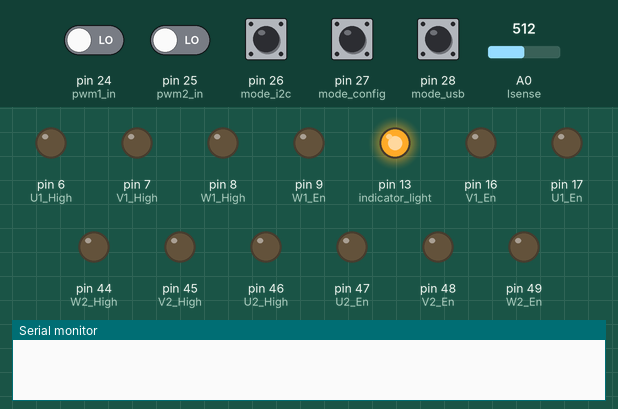
The sketch below on a simulated Arduino Mega 2560, built with avr-gcc and run on an emulated ATmega2560. On the bench: output pins drawn as LEDs (lit = HIGH), the last lines printed to the serial monitor. Inputs (shaded band) come from the test bench; at power-on: pin 26 (mode_i2c), pin 27 (mode_config), pin 28 (mode_usb) HIGH, pin 24 (pwm1_in), pin 25 (pwm2_in) LOW, A0 (Isense) = 512. The ROS host is connected and sends only what is stated.

Above: at 0.1 s.
At 1.2 s:
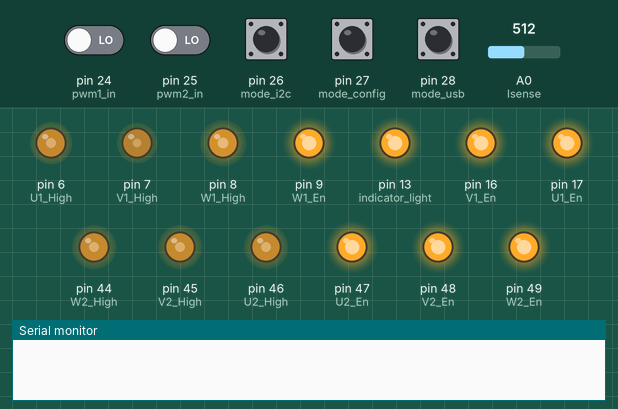
At 2.4 s:
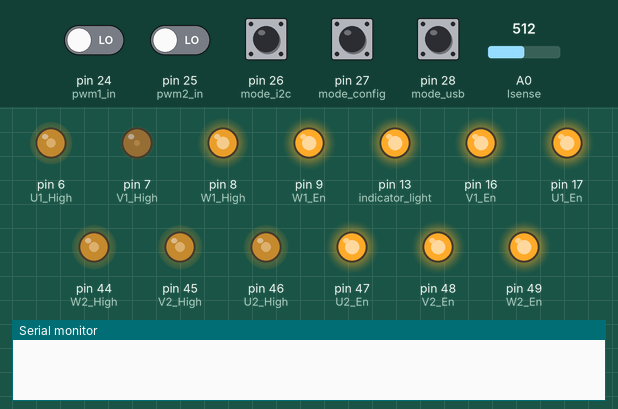
At 3.3 s:
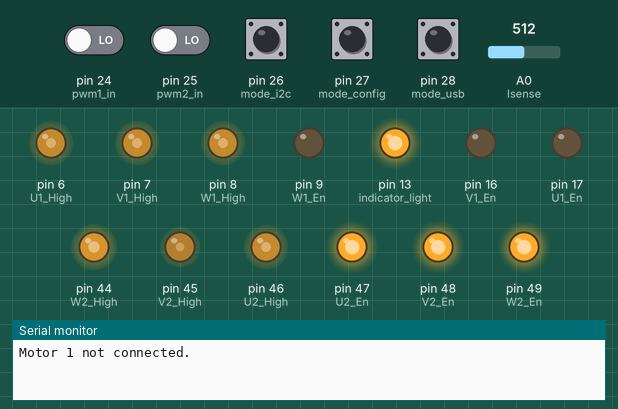
At 4.5 s:
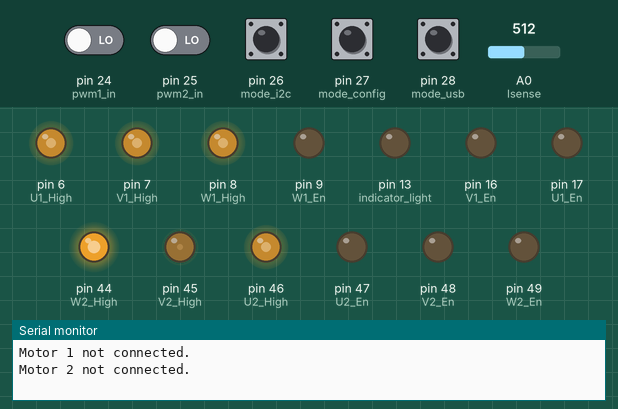
At 6.5 s:
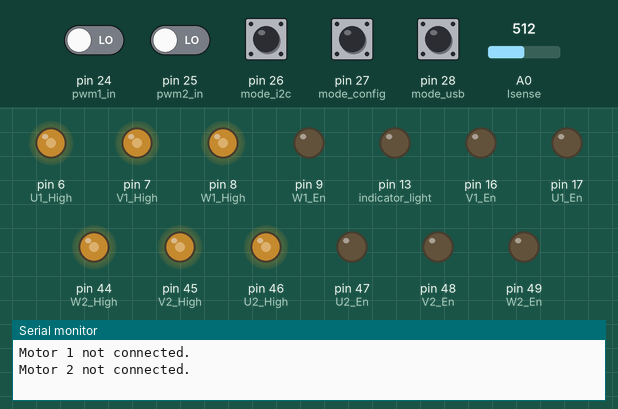
Timing chart, 0 to 8.0 s (numbered marks = the images above):
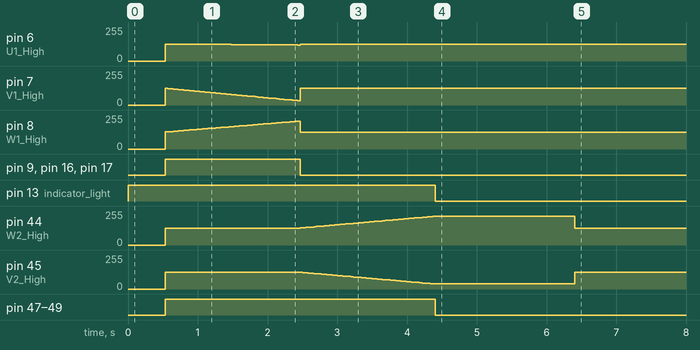

Measured:
- by itself, pin 44 (W2_High): rises from 127/255 to 215/255 in 1.9 s, then falls to 127/255 in 2.0 s

The sketch:

NearZeroFirmware.ino
```cpp
/*
* Fine Positioning Brushless Controller Firmware
* Created 9/9/18
* Edited:
*
* After roscore is started, do $rosrun rosserial_python serial_node.py /dev/ttyUSB[X] on the machine that the NearZero board is attached to, which will let NearZero interract with ROS.
* After that, with no additional configuration, NearZero will respond to velocity commands issued over the cmd_vel topic.
*
*/

/*
Todo:
-Add configuration mode.
-Fine-tune quiescent current comparison in SetPower(). Check minimum permissible values for I_userset variables. Should be able to go less than 100mA.

-Add I2C support and test with an Arduino.
-Design encoder and add publisher for the /odom topic. Reference http://wiki.ros.org/navigation/Tutorials/RobotSetup/Odom

*/

#include <avr/io.h>   //IO library for avr microcontrollers.
#include <EEPROM.h>   //We'll need to access the EEPROM for storing configuration data.
#include <PWM.h>    //Include Sam Knight's PWM library, available at https://github.com/terryjmyers/PWM.git
#include <ros.h>    //Let there be ROS! The ROS arduino libraries are installed according to http://wiki.ros.org/rosserial_arduino/Tutorials/Arduino%20IDE%20Setup
#include <geometry_msgs/Twist.h>    //We're going to be subscribing to messages of type Twist, which contain 3-axis linear and angular motion commands.
#include <std_msgs/Float32.h>     //We're going to be publishing messages of type Float32, which holds a single float32 value. This is for reporting current draw.

float pi = 3.1415926;
float phaseangle_U1 = pi;     //Start at pi radians so that the starting value of sin(phaseangle_U1) is 0.
float phaseangle_V1;
float phaseangle_W1;
float phaseangle_U2 = pi;
float phaseangle_V2;
float phaseangle_W2;
float v_x;    //Linear velocity, as commanded over the ROS cmd_vel topic.
float v_th;   //Angular velocity, as commanded over the ROS cmd_vel topic.
float wheel1_vel = 0;    //sets the velocity (positive or negative). This is what increments the phaseangle for each phase.
float wheel2_vel = 0;
float I_A;   //Current in amps after conversion from ADUs.
float I_qui;  //Stores currrent in amps before energizing motors in SetPower() function.
float I_adu_av = 0;   //Averaged current in ADUs
int I_adu_sum = 0;   //Cumulative current in ADUs
float I_userset_1 = 100;    //The user-determined current draw in mA. Power is automatically ramped to this value at start time.
float I_userset_2 = 100;
int i = 1;    //A counter and divisor for calculating a running average for current-sensing the PubI() function.
int j = 0;    //A counter for determining rate of current rise in the SetPower() function.
int dutyU1;    //The current duty cycle of the gating signal for each phase of wheel 1
int dutyV1;
int dutyW1;
int dutyU2;    //The current duty cycle of the gating signal for each phase of wheel 2
int dutyV2;
int dutyW2;
int power_1 = 0;   //This is the gating PWM modulation amplitude. If it's zero the duty cycle will not vary. If it's 127, it will vary all the way from 0 to 255. Effectively sets the voltage going to the motor.
int power_2 = 0;
int power_1_saved = 0;
int power_2_saved = 0;
int pwm1_throttle;   //Holds PWM pulse width value. Only used when in "PWM input" mode.
int pwm2_throttle;
bool pwmflag = false;    //Used to detect if PWM mode has just been entered, in which case the two PWM inputs will be checked for activity one time only.
bool pwm1active = false;    //Indicates whether a PWM source is connected to channel 1.
bool pwm2active = false;    //Indicates whether a PWM source is connected to channel 2.

int32_t freq = 25000; //PWM frequency (in Hz). 3-phase bridge is rated to 50kHz. Allegro current sensor bandwidth is 80kHz.

char rx_byte = 0;

// Declare pin names (fixed values, so we use the byte type):
const byte U1_High = 6;  //Gating signal for U phase
const byte V1_High = 7;
const byte W1_High = 8;
const byte U1_En = 17;   //Enable pin for U phase
const byte V1_En = 16;
const byte W1_En = 9;
const byte U2_High = 46;  //Gating signal pin for U phase
const byte V2_High = 45;
const byte W2_High = 44;
const byte U2_En = 47;
const byte V2_En = 48;
const byte W2_En = 49;
const byte Isense = 0;  //Current sense input pin
const byte mode_usb = 28;   //When this pin is grounded, USB input is selected.
const byte mode_config = 27;  //When this pin is grounded, I2C input is selected.
const byte mode_i2c = 26;  //When this pin is grounded, isp input is selected.
const byte pwm1_in = 24;  //pwm input for channel 1
const byte pwm2_in = 25;  //pwm in put for channel 2
const byte enc1_pin4 = 2;
const byte enc2_pin4 = 18;

void velCallback(  const geometry_msgs::Twist& vel){   //This is the heart of the subscriber. It's a callback function that reads the data in the message of type geometry_msgs::Twist, where we call the data "vel".
     v_x = vel.linear.x;    //Pull out the forward/backward velocity command.
     v_th = vel.angular.z;   //Pull out the angular velocity (turn) command.
}

//NOTE: Below, I don't understand why the formats for ros::Publisher and ros::Subscriber need to be so different.
std_msgs::Float32 idraw_msg;    //Declare a Float32 message type (from the std_msgs class) and call it current_msg.

ros::Publisher pub_I("idraw_1", &idraw_msg);   //Create a publisher and call the topic "idraw_1". The message published on this topic will be idraw_msg, defined above.
ros::Subscriber <geometry_msgs::Twist> sub("cmd_vel", velCallback);   //  Create a subscriber for the topic "cmd_vel" with message type "Twist" in the geometry_msgs class. Messages are passed to a callback function, called here "velCallback".
ros::NodeHandle nh;   //Create a Node Handler and call it nh.


void setup(){

  InitTimersSafe(); //Initialize all timers except timer 0

  SetPinFrequencySafe(U1_High, freq);   //sets the frequency for the specified pin
  SetPinFrequencySafe(V1_High, freq);   //sets the frequency for the specified pin
  SetPinFrequencySafe(W1_High, freq);   //sets the frequency for the specified pin
  SetPinFrequencySafe(U2_High, freq);   //sets the frequency for the specified pin
  SetPinFrequencySafe(V2_High, freq);   //sets the frequency for the specified pin
  SetPinFrequencySafe(W2_High, freq);   //sets the frequency for the specified pin

  //Timer 4 outputs:
  pinMode(U1_High, OUTPUT);
  pinMode(V1_High, OUTPUT);
  pinMode(W1_High, OUTPUT);

  //Timer 5 outputs:
  pinMode(U2_High, OUTPUT);
  pinMode(V2_High, OUTPUT);
  pinMode(W2_High, OUTPUT);

  //Other one time settings:
  pinMode(13, OUTPUT);    //indicator light
  pinMode(mode_usb, INPUT_PULLUP);
  pinMode(mode_i2c, INPUT_PULLUP);
  pinMode(mode_config, INPUT_PULLUP);
  pinMode(pwm1_in, INPUT);
  pinMode(pwm2_in, INPUT);
  pinMode(Isense, INPUT);
  pinMode(U1_En, OUTPUT);
  pinMode(V1_En, OUTPUT);
  pinMode(W1_En, OUTPUT);
  pinMode(U2_En, OUTPUT);
  pinMode(V2_En, OUTPUT);
  pinMode(W2_En, OUTPUT);
  pinMode(enc1_pin4, INPUT_PULLUP);
  pinMode(enc2_pin4, INPUT_PULLUP);

  digitalWrite(13, HIGH);   //Put the pin 13 LED high to indicate that the board is starting up.

  nh.initNode();    //Start the node handler (i.e. start a node), which allows this program to create publishers or subscribers. This also handles serial comms. There can be only a single ROS node per serial device (i.e. a single node per device like this, which is fine because a node can both publish and subscribe).
  nh.subscribe(sub);    //Start listening.
  nh.advertise(pub_I);

  //The purpose of the next lines is to syncyrhonize all the timers so that the PWM duty cycles overlap completely:
  GTCCR = (1<<TSM)|(1<<PSRASY)|(1<<PSRSYNC);  // Halt all timers using the GTCCR register. We're setting the bit called "TSM" to 1, the bit called "PSRASY" to 1, etc. The names of each bit in each register is described in the ATMega2560 datasheet.

  // The TCNTn registers store the actual timer values (the actual number that counts up). These are 16bit timers, so they count up to 2^16=65535. With the timers halted with the previous line,
  // we can set these to start at any value between 0 and 65536. This effectively sets the relative phase of the timers. These timer registers are 16 bit, but the data bus in the ATmega is only 8 bit,
  // so it gets around this by using a separate 8-bit high byte and 8-bit low byte for each timer. The low and high bytes get written to the 16bit register in the same clock cycle, and this is triggered by
  // accessing the low byte. Writing to the high byte alone won't do anything. Also importantly, the high byte is stored in the same temporary 8-bit register that all the timers use, so every time a
  // value is written to the high byte, the low byte must be written before the high byte for another timer is written, lest we overwrite the temporarily stored high byte that we initially accessed.
  // The safe thing is to always write to a register's high byte followed by its low byte. To read a register, read its low byte first, followed by its high byte.
  // Note: The OCRnA/B/C registers do NOT use the temporary register. The registers can be written in hex (with 0x prefix) or binary (with 0b prefix). No prefix indicates decimal.
  TCNT3H = 0b00000000;  // set timer3 high byte to 0. This could be entered in decimal format as simply "0", which has the binary value we actually entered.
  TCNT3L = 0b00000000;  // set timer3 low byte to 0. With both the high and low bytes set to zero, we're saying that the counter's 16-bit value is 0. In binary it's 0000000000000000. Example: If we want 2,000 (as in 2,000 out of 65535), in binary 2,000 = 0000011111010000. So the high byte is 00000111 and the low byte is 11010000. 1,000 = 0000001111101000. 4,000 = 0000111110100000. 500 = 0000000111110100.
  TCNT4H = 0b00000000;
  TCNT4L = 0b00000000;
  TCNT5H = 0b00000000;
  TCNT5L = 0b00000000;

  GTCCR = 0; // release all timers by setting all bits back to 0.

  CheckConfig();  //Get configuration data
  SetPower();   //Set the 3-phase modulation amplitude to draw the amount of current dictated by the I_userset variables.
}

void loop(){
    CheckMode();
    Roll();
}

void Roll(){

    //For reverse, the phaseangle will have to increment in the negative direction [REMOVE THIS LINE ONCE IMPLEMENTED]
    phaseangle_U1 = phaseangle_U1 + wheel1_vel;    //This is fed into the sine function to vary the pwm duty cycle. rate is the step size for incrementing phaseangle_U1. Small = slow, big = fast, 0 = static.
    phaseangle_V1 = phaseangle_U1 + (2*pi/3);   //phaseangle_V1 is 1/3th phase ahead of phaseangle_U1
    phaseangle_W1 = phaseangle_V1 + (2*pi/3);   //phaseangle_W1 is 1/3th phase ahead of phaseangle_V1
    phaseangle_U2 = phaseangle_U2 + wheel2_vel;    //This is fed into the sine function to vary the pwm duty cycle. rate is the step size for incrementing phaseangle_U1. Small = slow, big = fast, 0 = static.
    phaseangle_V2 = phaseangle_U2 + (2*pi/3);   //phaseangle_V1 is 1/3th phase ahead of phaseangle_U1
    phaseangle_W2 = phaseangle_V2 + (2*pi/3);   //phaseangle_W1 is 1/3th phase ahead of phaseangle_V1

    if(phaseangle_U1 >= 2*pi)   //Reset phaseangle_U1 once it completes 360o in phase.
    {
      phaseangle_U1 = 0;
    }
    if(phaseangle_U2 >= 2*pi)   //Reset phaseangle_U1 once it completes 360o in phase.
    {
      phaseangle_U2 = 0;
    }

    //                       Fundamental         same imprint on each phase   fixed with motor angle
    dutyU1 = (255/2)+(power_1*(sin(phaseangle_U1)+(.05*sin(3*phaseangle_U1))+(.1*sin(7*phaseangle_U1+2.5))));   //The duty cycle varies with the sine function, which has output between -1 and 1. That is scaled by an amplitude variable, which effectively sets the motor power.This is all offset by half the maximum duty cycle so that the lowest instantaeous duty cycle is always positive.
    dutyV1 = (255/2)+(power_1*(sin(phaseangle_V1)+(.05*sin(3*phaseangle_V1))+(.1*sin(7*phaseangle_U1+2.5))));
    dutyW1 = (255/2)+(power_1*(sin(phaseangle_W1)+(.05*sin(3*phaseangle_W1))+(.1*sin(7*phaseangle_U1+2.5))));

    dutyU2 = (255/2)+(power_2*(sin(phaseangle_U2)+(.05*sin(3*phaseangle_U2))+(.0*sin(3*phaseangle_U2))));
    dutyV2 = (255/2)+(power_2*(sin(phaseangle_V2)+(.05*sin(3*phaseangle_V2))+(.0*sin(3*phaseangle_U2))));
    dutyW2 = (255/2)+(power_2*(sin(phaseangle_W2)+(.05*sin(3*phaseangle_W2))+(.0*sin(3*phaseangle_U2))));

    //analogWrite(13,(50*(sin(phaseangle_U1)+1)));
    analogWrite(U1_High,dutyU1);
    analogWrite(V1_High,dutyV1);
    analogWrite(W1_High,dutyW1);
    analogWrite(U2_High,dutyU2);
    analogWrite(V2_High,dutyV2);
    analogWrite(W2_High,dutyW2);
}


int CheckMode(){

    if(digitalRead(mode_usb) == LOW){     //If in USB mode, get velocity data from the ROS node.
      //Serial.end();
      nh.spinOnce();    //Spin the node once (check for and process messages), hence retrieving values for v_x and v_th from the ROS. We use nh.spinOnce() instead of nh.spin() because this is already in a main loop and we want this thing to happen once every time through the loop.
      CalcMotion();   //Take the raw velocity obtained according to the current mode setting (ROS or I2C) and convert to forward rate (v_x) and angular rate (a_z), and then calculate the rates needed for each wheel.
      PubI();
      pwmflag = false;
    }
    if(digitalRead(mode_i2c) == LOW){     //Check for I2C mode
      //stuff
      CalcMotion();   //Take the raw velocity obtained according to the current mode setting (ROS or I2C) and convert to forward rate (v_x) and angular rate (a_z), and then calculate the rates needed for each wheel.
      pwmflag = false;
    }
    if(digitalRead(mode_config) == LOW){     //Check for configuration (EEPROM write) mode
      Serial.begin(9600);

      if (Serial.available() > 0) {    // is a character available?
      rx_byte = Serial.read();       // get the character

      // check if a number was received
      if ((rx_byte >= '0') && (rx_byte <= '9')) {
        Serial.print("Number received: ");
        Serial.println(rx_byte);
        }
      else {
        Serial.println("Not a number.");
        }
      }
      //value1 = EEPROM.read(0);   //Read current configuration value
      //value2 = EEPROM.read(1);
      //EEPROM.write(0, i);   //write the integer to address location 0 out of 255.
      pwmflag = false;
    }

    if((digitalRead(mode_usb) == HIGH) && (digitalRead(mode_i2c) == HIGH) && (digitalRead(mode_config) == HIGH))  {     //If none of the mode pins are LOW, read the PWM inputs to control each motor's velocity independently.
      if(pwmflag == false) {  //if we weren't already in this mode before we need to check which PWM ports have signals coming in.

        pwm1_throttle = 0;
        pwm1_throttle = pulseIn(pwm1_in, HIGH); //Check for a PWM signal on this channel
        if(pwm1_throttle > 0){    //Was a signal detected?
          pwm1active = true;    //If so, we'll keep this channel on
        }
        else{
          pwm1active = false;   //If not, keep it off so the main loop doesn't get slowed down by an inactive PWM
        }

        pwm2_throttle = 0;
        pwm2_throttle = pulseIn(pwm2_in, HIGH);
        if(pwm2_throttle > 0){
          pwm2active = true;
        }
        else{
          pwm2active = false;
        }

      }

      if(pwm1active == true){     //Only get velocity data from this PWM channel if it was found to be connected above
        pwm1_throttle = pulseIn(pwm1_in, HIGH);
        wheel1_vel = (pwm1_throttle-1500)*.001; //Normal PWM servo pulsewidth goes from 800 to 2200ms. We subtract 1500ms, corresponding to the middle of that range, so that pulses in the range 800-1499 will have negative velocity, and 1501-2200 will be positive.
      }

      if(pwm2active == true){    //Only get velocity data from this PWM channel if it was found to be connected above
        pwm2_throttle = pulseIn(pwm2_in, HIGH);
        wheel2_vel = (pwm2_throttle-1500)*.001;
      }
      pwmflag = true;
    }
}

int CheckConfig(){
  //value = EEPROM.read(0);
}

int PubI(){
    I_adu_sum = I_adu_sum + analogRead(Isense);
    I_adu_av = (I_adu_av + I_adu_sum)/i;
    I_A = (-1*I_adu_av+109)/-81.92;    //Convert raw current to Amps. Offset derrived empirically.
    i++;  //Increment counter.
    if (i == 100){     //When the averaging cycle has been completed (as set by value of i here), publish the idraw message and reset the index.
      idraw_msg.data = I_A;
      pub_I.publish(&idraw_msg);
      I_adu_sum = 0;
      I_adu_av = 0;
      i = 1;
    }
}

int SetPower(){

   //Check quiescent current draw:
    delay(500);   //Wait for inrush current to settle.
    I_adu_sum = 0;
    I_adu_av = 0;
    for (int i = 1; i <= 200; i++) {    //Check current draw. Sum and average number i times.
      I_adu_sum = I_adu_sum + analogRead(Isense);
      I_adu_av = (I_adu_av + I_adu_sum)/i;
    }
    I_qui = (-1*I_adu_av+109)/-75;    //Convert raw current to Amps. Empirically derived.

    wheel1_vel = 0;   //Motors should not be moving.
    wheel2_vel = 0;
    digitalWrite(U1_En, HIGH);    //Enable each phase
    digitalWrite(V1_En, HIGH);
    digitalWrite(W1_En, HIGH);
    digitalWrite(U2_En, HIGH);
    digitalWrite(V2_En, HIGH);
    digitalWrite(W2_En, HIGH);
    Serial.begin(9600);
    //Ramp up power on motor 1 until desired current is detected.
    do{
      power_1 = power_1 + 2;    //Ramp up the power with each iteration of this do-while loop.
      Roll();     //Iterate on the 3-phase bridge outputs
      delay(5);   //Some settling time is needed for accuracy.
      I_adu_sum = 0;
      I_adu_av = 0;
      for (int i = 1; i <= 200; i++) {    //Check current draw. Sum and average number i times.
        I_adu_sum = I_adu_sum + analogRead(Isense);
        I_adu_av = (I_adu_av + I_adu_sum)/i;
      }
      I_A = (-1*I_adu_av+109)/-75;    //Convert raw current to Amps. Empirically derived.
      if ((j == 50) && (I_A < (I_qui+.02))){   //After several iterations, see if the current is still near the quiescent draw.
        Serial.println("Motor 1 not connected.");
        power_1 = 0;
        digitalWrite(U1_En, LOW);    //Disable each phase
        digitalWrite(V1_En, LOW);
        digitalWrite(W1_En, LOW);
        break;
      }
      j++;

    } while (I_A < (((I_userset_1)/1000)+I_qui)); //As soon as I_A exceeds the user-determined current in amps, exit the loop, thereby maintaining the last power setting.

    power_1_saved = power_1;      //Store the discovered power setting so we can set power_1 to zero to test the other motor, and so we can reduce power and come back to it in the future.
    power_1 = 0;    //Set power to zero so we can test the other motor.

    //Ramp up power on motor 2 until desired current is detected.
    j = 0;
    do{
      power_2 = power_2 + 2;    //Ramp up the power with each iteration of this do-while loop.
      Roll();     //Iterate on the 3-phase bridge outputs
      delay(5);   //Some settling time is needed for accuracy.
      I_adu_sum = 0;
      I_adu_av = 0;
      for (int i = 1; i <= 200; i++) {    //Check current draw. Sum and average number i times.
        I_adu_sum = I_adu_sum + analogRead(Isense);
        I_adu_av = (I_adu_av + I_adu_sum)/i;
      }
      I_A = (-1*I_adu_av+109)/-75;    //Convert raw current to Amps. Empirically derived.
      if ((j == 50) && (I_A < (I_qui+.02))){   //After several iterations, see if the current is still near the quiescent draw.
        Serial.println("Motor 2 not connected.");
        power_2 = 0;
        digitalWrite(U2_En, LOW);    //Disable each phase
        digitalWrite(V2_En, LOW);
        digitalWrite(W2_En, LOW);
        break;
      }
      j++;

    } while (I_A < (((I_userset_2)/1000)+I_qui)); //As soon as I_A exceeds the user-determined current in amps, exit the loop, thereby maintaining the last power setting.
    power_2_saved = power_2;
    power_1 = power_1_saved;    //Re-energize motor 1. Motor 2 is already powered at this point.
    digitalWrite(13,LOW);   //Put the pin 13 LED low to indicate the board is ready to go.
}

int CalcMotion(){
    //TODO: Replace coefficients with variables names like "linear_multiplier" and "angular_multiplier".
    wheel1_vel = (v_x*.25)+(v_th*.01);    //Convert to wheel motion. The angular rate must be subtracted for the other wheel.
    wheel2_vel = (v_x*.25)-(v_th*.01);
}

int ReadEncoders(){

    if (digitalRead(enc1_pin4) == LOW){
      digitalWrite(13,HIGH);
      delay(500);
      digitalWrite(13,LOW);
    }

    if (digitalRead(enc2_pin4) == LOW){
      digitalWrite(13,HIGH);
      delay(500);
      digitalWrite(13,LOW);
    }
}
```
